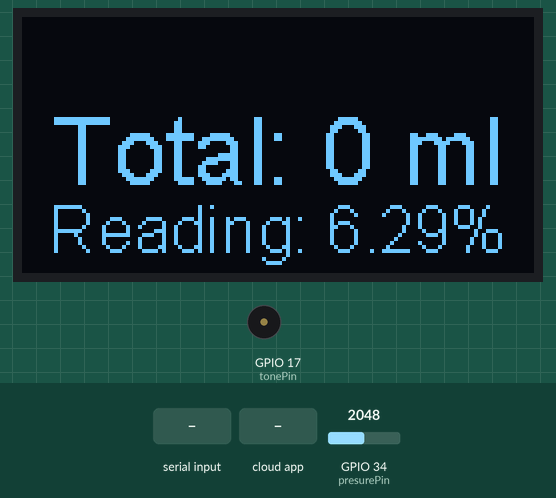
Recording of a sketch running on a simulated ESP32. Shown: 128×64 one-colour display, buzzer (waves = sounding). The inputs (shaded band) are chosen by the test bench; at power-on: GPIO 34 (presurePin) = 2048. WiFi joins after 1.5 s; servers stay silent unless stated; the Firebase database answers and starts empty; what the sketch prints to the serial monitor is not drawn.

Above: at 2.11 s.
2.9 s: GPIO 34 (presurePin) set to 1971
At 3.89 s:
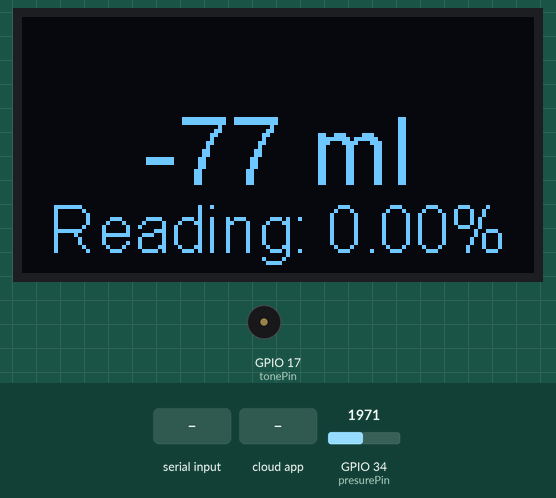
4.6 s: "1" received over Serial
At 6.11 s:
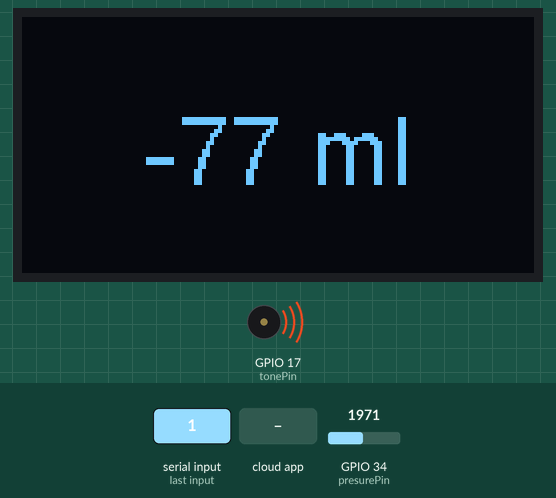
6.4 s: the phone or cloud app sets reset to 1
At 7.83 s:
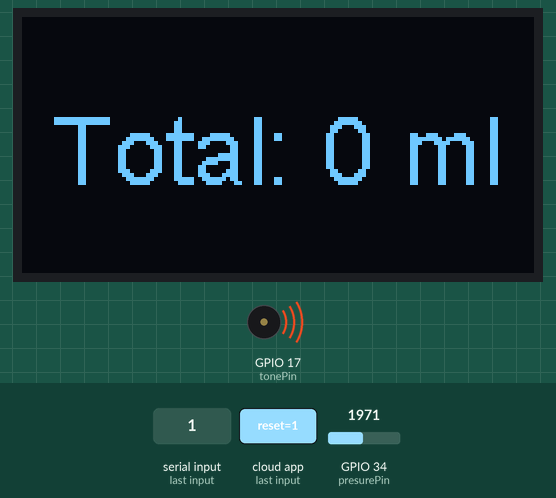
8.6 s: "0" received over Serial
13.0 s: GPIO 34 (presurePin) set to 0
At 15.41 s:
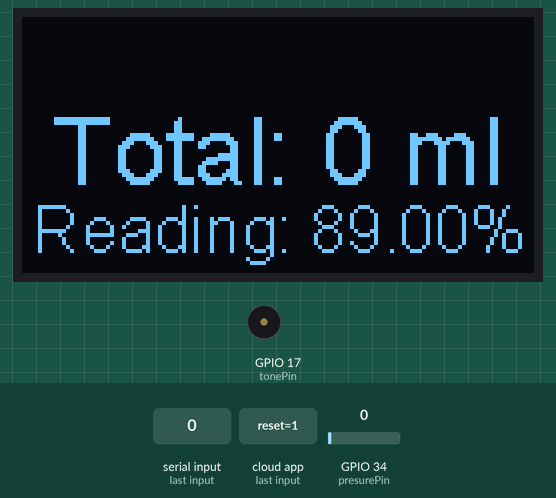
16.5 s: GPIO 34 (presurePin) set to 2
At 31.95 s:
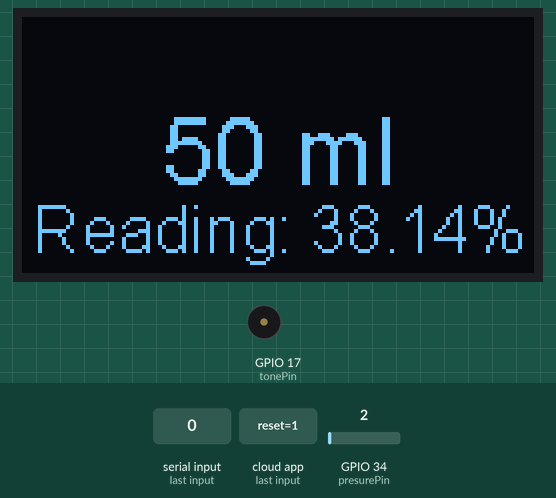
Timing chart, 0 to 33.2 s (numbered marks = the images above; inputs shaded):
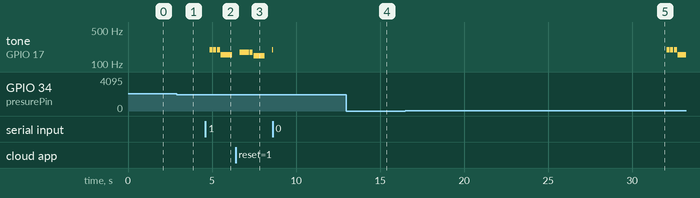

Measured:
- the behaviour switches between 2028 and 2027 on GPIO 34 (presurePin) (found by bisection; images 0 and 1)
- the behaviour switches between 0 and 1 on GPIO 34 (presurePin) (found by bisection; images 4 and 5)
- after the input at 4.6 s, tone on GPIO 17 (tonePin): plays 196 Hz for 0.18 s, 196 Hz for 0.18 s, 196 Hz for 0.18 s, 156 Hz for 0.67 s, starting after 0.26 s
- after the input at 16.5 s, the display: first differs from a run without the input after 0.52 s (image 5 shows a later state)

The sketch:

term_project.ino
```cpp
#include<Wire.h>
#include"SSD1306Wire.h"
#include "pitches.h"
///*
#include <WiFi.h>
#include <Firebase_ESP_Client.h>

//Provide the token generation process info.
#include <addons/TokenHelper.h>

//Provide the RTDB payload printing info and other helper functions.
#include <addons/RTDBHelper.h>

// 1. Define the WiFi credentials
#define WIFI_SSID "tttddd"
#define WIFI_PASSWORD "idkhowto"

//For the following credentials, see examples/Authentications/SignInAsUser/EmailPassword/EmailPassword.ino

// 2. Define the API Key
#define API_KEY "AIzaSyBheQiegwSHSxObaMvDSRc7nMpG2rQKQfY"

// 3. Define the RTDB URL
#define DATABASE_URL "esp32-term-default-rtdb.asia-southeast1.firebasedatabase.app/" //<databaseName>.firebaseio.com or <databaseName>.<region>.firebasedatabase.app

// 4. Define the user Email and password that alreadey registerd or added in your project
#define USER_EMAIL "111@mail.com"
#define USER_PASSWORD "123456"

//Define Firebase Data object
FirebaseData fbdo;

FirebaseAuth auth;
FirebaseConfig config;

unsigned long checkResetPrevMillis = 0;

//*/


SSD1306Wire display(0x3c, 21, 22);
int freq = 2000;  
int channel = 0;  
int resolution = 8;


unsigned long currentTime = 0;
int totalWaterDrank = 0;
//notification
unsigned long notificationPreviousTime = 0;
int goal = 0;

unsigned long notificationDisplayPreviousTime = 0;
bool playNotification = false;
void StartNotificationDisplay() {
  notificationDisplayPreviousTime = currentTime;
  StartMusic();
  StartText(String(goal));
  playNotification = true;
}
void StopNotificationDisplay() {
  notificationDisplayPreviousTime = currentTime;
  StopMusic();
  StartText("Total: " + String(totalWaterDrank));
  playNotification = false;
}

//Music
int melody[] = {
  0, NOTE_G3, NOTE_G3, NOTE_G3, NOTE_DS3, 0, NOTE_F3, NOTE_F3,
  NOTE_F3, NOTE_D3
};
int noteDurations[] = {
  8, 8, 8, 8, 2, 8, 8, 8, 8, 2
};

unsigned long tonePreviousTime = 0;
int pauseBetweenNotes = 0;
int noteDuration = 0;
int thisNote = 0;
boolean nextTone = true;
bool playMusic = false;

void StartMusic() {
  tonePreviousTime = currentTime;
  pauseBetweenNotes = 0;
  noteDuration = 0;
  thisNote = 0;
  nextTone = true;
  playMusic = true;
  Serial.println("Music started");
}
void StopMusic() {
  playMusic = false;
  Serial.println("Music stopped");
}

//text
unsigned long textStartedTime = 0;
bool playText = false;
String displayStr = "";
String displayStr2 = "";
void StartText(String str) {
  textStartedTime = currentTime;
  playText = true;
  displayStr = str + " ml";
  Serial.print("Text ");
  Serial.print(str);
  Serial.println(" started");
}
void StopText() {
  playText = false;
  Serial.print("Text");
  Serial.println(" stopped");
}

//water level
int waterLevel = 0;
int lastWaterReadings[5] = {0};
int currentWaterReading = 0;
unsigned long waterReadingPreviousTime = 0;


int presurePin = 34;
int tonePin = 17;

void setup() {
  // put your setup code here, to run once:
  Serial.begin(115200);
  ///*
  WiFi.begin(WIFI_SSID, WIFI_PASSWORD);
  Serial.print("Connecting to Wi-Fi");
  while (WiFi.status() != WL_CONNECTED)
  {
    Serial.print(".");
    delay(300);
  }
  Serial.println();
  Serial.print("Connected with IP: ");
  Serial.println(WiFi.localIP());
  Serial.println();

  Serial.printf("Firebase Client v%s\n\n", FIREBASE_CLIENT_VERSION);

  // Assign the api key (required)
  config.api_key = API_KEY;

  // Assign the user sign in credentials
  auth.user.email = USER_EMAIL;
  auth.user.password = USER_PASSWORD;

  // Assign the RTDB URL (required)
  config.database_url = DATABASE_URL;

  // Assign the callback function for the long running token generation task
  config.token_status_callback = tokenStatusCallback; //see addons/TokenHelper.h

  Firebase.begin(&config, &auth);

  //Comment or pass false value when WiFi reconnection will control by your code or third party library
  Firebase.reconnectWiFi(true);
  Serial.printf("Get totalWaterDrank... %s\n", Firebase.RTDB.getInt(&fbdo, "users/111/water") ? String(fbdo.to<int>()).c_str() : fbdo.errorReason().c_str());;
  totalWaterDrank = fbdo.to<int>();
  StartText("Total: " + String(totalWaterDrank));
  //*/
  ledcSetup(channel, freq, resolution);
  ledcAttachPin(tonePin, channel);
  ledcWriteTone(channel, 0);
  pinMode(presurePin, INPUT);
  display.init();
  display.flipScreenVertically();
  display.setContrast(255); //數值介於0~255，調整對比
  display.clear();
  display.setTextAlignment(TEXT_ALIGN_CENTER);

}
void loop() {
  char in = Serial.read();

  if (in == '1') {
    StartMusic();
  }
  else if (in == '0') StopMusic();


  //get stable water level
  float avgWaterReading = lastWaterReadings[0];
  for (int i = 0; i < 4; i++) {
    avgWaterReading +=  lastWaterReadings[i] = lastWaterReadings[i + 1];
  }
  avgWaterReading /= 5.f;
  currentWaterReading = analogRead(presurePin);

  //Serial.print("avgWaterReading ");
  //Serial.print(avgWaterReading);
  //Serial.print(" currentWaterReading ");
  //Serial.println(currentWaterReading);

  currentTime = millis(); //記錄現在時間
  if (fabs(avgWaterReading - currentWaterReading) < 30.f) {
    //Serial.print("Input stable ");
    //Serial.println(currentWaterReading);

    //here we got the stable water level, now we can compare it to our last stable record
    if (waterReadingPreviousTime == 0)waterReadingPreviousTime = currentTime;

    displayStr2 = ("Reading: " + String((currentTime - waterReadingPreviousTime) / 7.f) + "%");

    if (currentTime - waterReadingPreviousTime > 700) {
      Serial.println("Input Water level stable");
      if (currentWaterReading == 0) {
        //bottle gone
        Serial.println("Bottle gone");
      }
      else if (currentWaterReading - waterLevel > 20) { //ensure its not of noise
        //water level increased
        Serial.print("Water Level Increased to: ");
        Serial.println(currentWaterReading);
        waterLevel = currentWaterReading;
      } else if (waterLevel - currentWaterReading > 20) { //ensure its not of noise
        //water level decreased
        Serial.print("Water Level Decreased to: ");
        Serial.println(currentWaterReading);
        goal -= waterLevel - currentWaterReading;
        StartText(String(goal));
        if (goal < 0)goal = 0;
        totalWaterDrank += waterLevel - currentWaterReading;
        waterLevel = currentWaterReading;
      }
      displayStr2 = "";
      waterReadingPreviousTime = 0;
    }
  } else {
    waterReadingPreviousTime = 0;
  }

  lastWaterReadings[4] = currentWaterReading;

  delay(10);

  //Check notification
  currentTime = millis(); //記錄現在時間
  if ( notificationPreviousTime == 0 )
    notificationPreviousTime = currentTime;

  if (currentTime >= notificationPreviousTime + 30000) {//30秒提醒
    goal += 50;
    StartNotificationDisplay();
    notificationPreviousTime = currentTime;
  }

  ///* reset
  if (Firebase.ready() && (millis() - checkResetPrevMillis > 5000 || checkResetPrevMillis == 0))
  {
    checkResetPrevMillis = millis();
    bool reset = false;
    Serial.printf("Get reset... %s\n", Firebase.RTDB.getBool(&fbdo, "users/111/reset") ? (reset = fbdo.to<bool>()) ? "true" : "false" : fbdo.errorReason().c_str());
    if (reset) {
      totalWaterDrank = 0;
      if(!playNotification)  StartText("Total: " + String(totalWaterDrank));
      Serial.printf("Set reset... %s\n", Firebase.RTDB.setBool(&fbdo, "users/111/reset", false) ? "ok" : fbdo.errorReason().c_str());
    }
  }
  //*/

  //Check if goal reached
  if (goal == 0 && playNotification) {
    StopNotificationDisplay();
    ///*
    if (Firebase.ready())
    {
      Serial.printf("Set water... %s\n", Firebase.RTDB.setInt(&fbdo, "users/111/water", totalWaterDrank) ? "ok" : fbdo.errorReason().c_str());
    }
    //*/
  }

  delay(10);

  currentTime = millis(); //記錄現在時間
  if ((currentTime - tonePreviousTime) > noteDuration || !playMusic) {
    ledcWriteTone(channel, 0);
  } //buzzer停止播放
  if ((currentTime - tonePreviousTime) > (pauseBetweenNotes) && playMusic) {
    noteDuration = 1300 / noteDurations[thisNote];
    ledcWriteTone(channel, melody[thisNote]);
    pauseBetweenNotes = noteDuration * 1.3;
    thisNote++;
    if (thisNote == sizeof(melody) / sizeof(melody[0])) thisNote = 0;
    tonePreviousTime = currentTime;
  } //buzzer播放下一個音

  if (playText) {
    display.clear();
    display.setTextAlignment(TEXT_ALIGN_CENTER);
    display.setFont(ArialMT_Plain_24);
    display.drawString(64, 20, displayStr);
    display.setFont(ArialMT_Plain_16);
    display.drawString(64, 44, displayStr2);
    display.display();
  }
  delay(10);
}
```

pitches.h
```cpp
/*************************************************
 * Public Constants
 *************************************************/

#define NOTE_B0  31
#define NOTE_C1  33
#define NOTE_CS1 35
#define NOTE_D1  37
#define NOTE_DS1 39
#define NOTE_E1  41
#define NOTE_F1  44
#define NOTE_FS1 46
#define NOTE_G1  49
#define NOTE_GS1 52
#define NOTE_A1  55
#define NOTE_AS1 58
#define NOTE_B1  62
#define NOTE_C2  65
#define NOTE_CS2 69
#define NOTE_D2  73
#define NOTE_DS2 78
#define NOTE_E2  82
#define NOTE_F2  87
#define NOTE_FS2 93
#define NOTE_G2  98
#define NOTE_GS2 104
#define NOTE_A2  110
#define NOTE_AS2 117
#define NOTE_B2  123
#define NOTE_C3  131
#define NOTE_CS3 139
#define NOTE_D3  147
#define NOTE_DS3 156
#define NOTE_E3  165
#define NOTE_F3  175
#define NOTE_FS3 185
#define NOTE_G3  196
#define NOTE_GS3 208
#define NOTE_A3  220
#define NOTE_AS3 233
#define NOTE_B3  247
#define NOTE_C4  262
#define NOTE_CS4 277
#define NOTE_D4  294
#define NOTE_DS4 311
#define NOTE_E4  330
#define NOTE_F4  349
#define NOTE_FS4 370
#define NOTE_G4  392
#define NOTE_GS4 415
#define NOTE_A4  440
#define NOTE_AS4 466
#define NOTE_B4  494
#define NOTE_C5  523
#define NOTE_CS5 554
#define NOTE_D5  587
#define NOTE_DS5 622
#define NOTE_E5  659
#define NOTE_F5  698
#define NOTE_FS5 740
#define NOTE_G5  784
#define NOTE_GS5 831
#define NOTE_A5  880
#define NOTE_AS5 932
#define NOTE_B5  988
#define NOTE_C6  1047
#define NOTE_CS6 1109
#define NOTE_D6  1175
#define NOTE_DS6 1245
#define NOTE_E6  1319
#define NOTE_F6  1397
#define NOTE_FS6 1480
#define NOTE_G6  1568
#define NOTE_GS6 1661
#define NOTE_A6  1760
#define NOTE_AS6 1865
#define NOTE_B6  1976
#define NOTE_C7  2093
#define NOTE_CS7 2217
#define NOTE_D7  2349
#define NOTE_DS7 2489
#define NOTE_E7  2637
#define NOTE_F7  2794
#define NOTE_FS7 2960
#define NOTE_G7  3136
#define NOTE_GS7 3322
#define NOTE_A7  3520
#define NOTE_AS7 3729
#define NOTE_B7  3951
#define NOTE_C8  4186
#define NOTE_CS8 4435
#define NOTE_D8  4699
#define NOTE_DS8 4978
```
